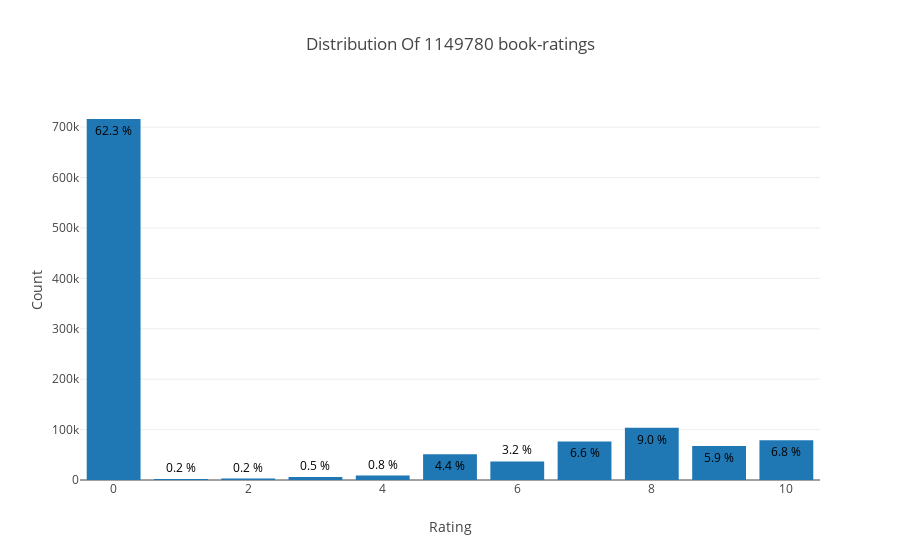

Source (notebook cell):
### Markdown cell above
## EDA

### Ratings Distribution

### Code cell
from plotly.offline import init_notebook_mode, plot, iplot
import plotly.graph_objs as go
init_notebook_mode(connected=True)

data = df['bookRating'].value_counts().sort_index(ascending=False)
trace = go.Bar(x = data.index,
               text = ['{:.1f} %'.format(val) for val in (data.values / df.shape[0] * 100)],
               textposition = 'auto',
               textfont = dict(color = '#000000'),
               y = data.values,
               )
# Create layout
layout = dict(title = 'Distribution Of {} book-ratings'.format(df.shape[0]),
              xaxis = dict(title = 'Rating'),
              yaxis = dict(title = 'Count'))
# Create plot
fig = go.Figure(data=[trace], layout=layout)
iplot(fig)

### Figure 1 — Plotly figure (JSON) as saved in the notebook; plotly's stock layout.template omitted (floating-point values rounded to 4 significant figures)
{"data": [{"text": ["6.8 %", "5.9 %", "9.0 %", "6.6 %", "3.2 %", "4.4 %", "0.8 %", "0.5 %", "0.2 %", "0.2 %", "62.3 %"], "textfont": {"color": "#000000"}, "textposition": "auto", "type": "bar", "uid": "556f7406-b054-4d5a-9d46-5e25b727e6f3", "x": [10, 9, 8, 7, 6, 5, 4, 3, 2, 1, 0], "y": [78610, 67541, 103736, 76457, 36924, 50974, 8904, 5996, 2759, 1770, 716109]}], "layout": {"title": "Distribution Of 1149780 book-ratings", "xaxis": {"title": "Rating"}, "yaxis": {"title": "Count"}}}
